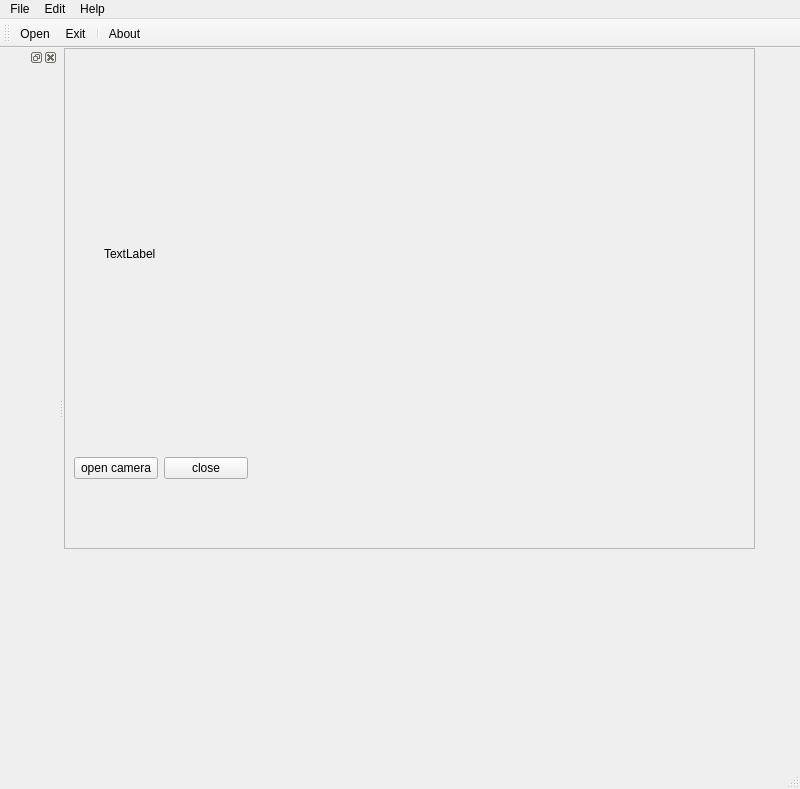
<?xml version="1.0" encoding="UTF-8"?>
<ui version="4.0">
 <class>MainWindow</class>
 <widget class="QMainWindow" name="MainWindow">
  <property name="geometry">
   <rect>
    <x>0</x>
    <y>0</y>
    <width>800</width>
    <height>789</height>
   </rect>
  </property>
  <property name="windowTitle">
   <string>MainWindow</string>
  </property>
  <widget class="QWidget" name="centralwidget">
   <widget class="QFrame" name="frame">
    <property name="geometry">
     <rect>
      <x>0</x>
      <y>0</y>
      <width>691</width>
      <height>501</height>
     </rect>
    </property>
    <property name="frameShape">
     <enum>QFrame::StyledPanel</enum>
    </property>
    <property name="frameShadow">
     <enum>QFrame::Raised</enum>
    </property>
    <widget class="QWidget" name="widget_2" native="true">
     <property name="geometry">
      <rect>
       <x>10</x>
       <y>400</y>
       <width>174</width>
       <height>41</height>
      </rect>
     </property>
     <layout class="QHBoxLayout" name="horizontalLayout">
      <item>
       <widget class="QPushButton" name="button_open_camera">
        <property name="text">
         <string>open camera</string>
        </property>
       </widget>
      </item>
      <item>
       <widget class="QPushButton" name="button_close">
        <property name="text">
         <string>close</string>
        </property>
       </widget>
      </item>
     </layout>
    </widget>
    <widget class="QLabel" name="label_show_camera">
     <property name="geometry">
      <rect>
       <x>40</x>
       <y>30</y>
       <width>611</width>
       <height>351</height>
      </rect>
     </property>
     <property name="text">
      <string>TextLabel</string>
     </property>
    </widget>
   </widget>
  </widget>
  <widget class="QMenuBar" name="menubar">
   <property name="geometry">
    <rect>
     <x>0</x>
     <y>0</y>
     <width>800</width>
     <height>21</height>
    </rect>
   </property>
   <widget class="QMenu" name="menuFile">
    <property name="title">
     <string>File</string>
    </property>
    <addaction name="actionOpen"/>
    <addaction name="separator"/>
    <addaction name="actionExit"/>
   </widget>
   <widget class="QMenu" name="menuEdit">
    <property name="title">
     <string>Edit</string>
    </property>
   </widget>
   <widget class="QMenu" name="menuHelp">
    <property name="title">
     <string>Help</string>
    </property>
    <addaction name="actionAbout"/>
   </widget>
   <addaction name="menuFile"/>
   <addaction name="menuEdit"/>
   <addaction name="menuHelp"/>
  </widget>
  <widget class="QStatusBar" name="statusbar"/>
  <widget class="QToolBar" name="toolBar">
   <property name="windowTitle">
    <string>toolBar</string>
   </property>
   <attribute name="toolBarArea">
    <enum>TopToolBarArea</enum>
   </attribute>
   <attribute name="toolBarBreak">
    <bool>false</bool>
   </attribute>
   <addaction name="actionOpen"/>
   <addaction name="actionExit"/>
   <addaction name="separator"/>
   <addaction name="actionAbout"/>
  </widget>
  <widget class="QDockWidget" name="dockWidget">
   <attribute name="dockWidgetArea">
    <number>1</number>
   </attribute>
   <widget class="QWidget" name="dockWidgetContents"/>
  </widget>
  <action name="actionOpen">
   <property name="text">
    <string>Open</string>
   </property>
  </action>
  <action name="actionExit">
   <property name="text">
    <string>Exit</string>
   </property>
  </action>
  <action name="actionAbout">
   <property name="text">
    <string>About</string>
   </property>
  </action>
 </widget>
 <resources/>
 <connections>
  <connection>
   <sender>actionExit</sender>
   <signal>triggered()</signal>
   <receiver>MainWindow</receiver>
   <slot>close()</slot>
   <hints>
    <hint type="sourcelabel">
     <x>-1</x>
     <y>-1</y>
    </hint>
    <hint type="destinationlabel">
     <x>399</x>
     <y>299</y>
    </hint>
   </hints>
  </connection>
 </connections>
 <slots>
  <slot>sssss()</slot>
  <slot>slot2()</slot>
 </slots>
</ui>
